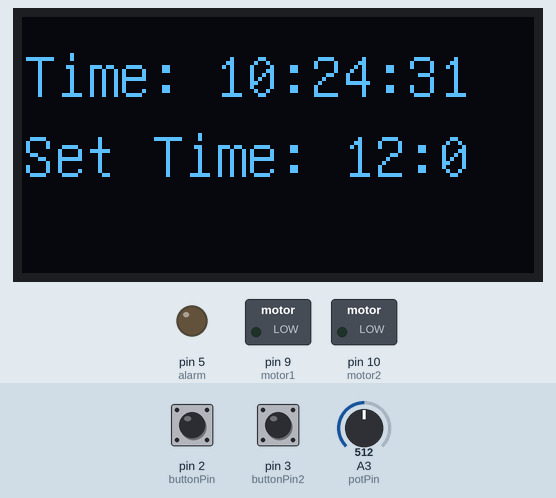
Recording of a sketch running on a simulated Arduino Uno, built with avr-gcc and run on an emulated ATmega328P. Parts: 128×64 one-colour display, switched loads named in the sketch (green lamp = pin HIGH), output pins drawn as LEDs (lit = HIGH). The inputs (shaded band) are chosen by the test bench; at power-on: A3 (potPin) = 512, pin 3 (buttonPin2) HIGH, pin 2 (buttonPin) HIGH. The local clock reads 2024-03-15 10:24:30 at power-on unless the sketch sets it.

Above: at 2.0 s.
2.1 s: A3 (potPin) set to 716
At 3.4 s:
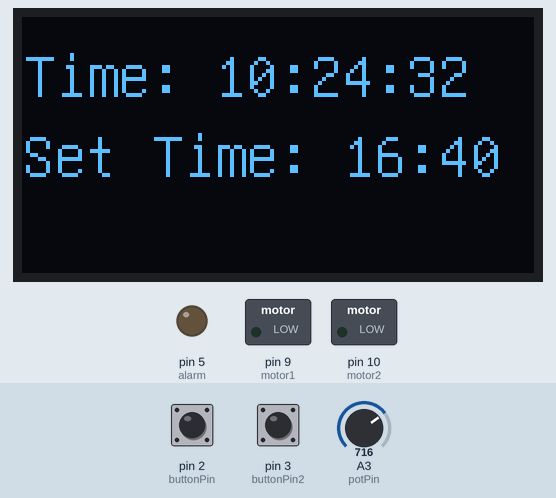
5.6 s: A3 (potPin) set to 900
At 7.0 s:
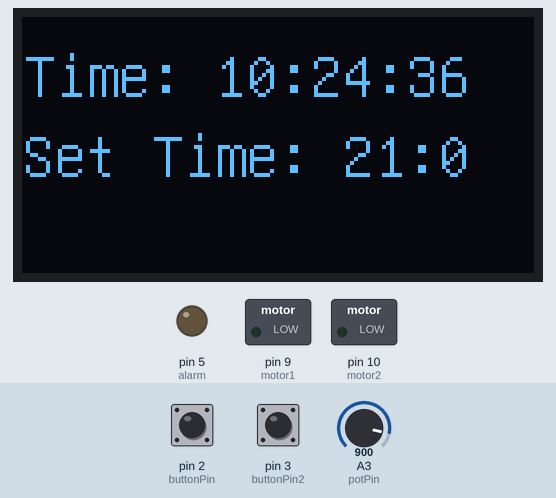
9.4 s: pin 3 (buttonPin2) pulled LOW for 1.55 s
15.5 s: A3 (potPin) set to 1023
At 17.3 s:
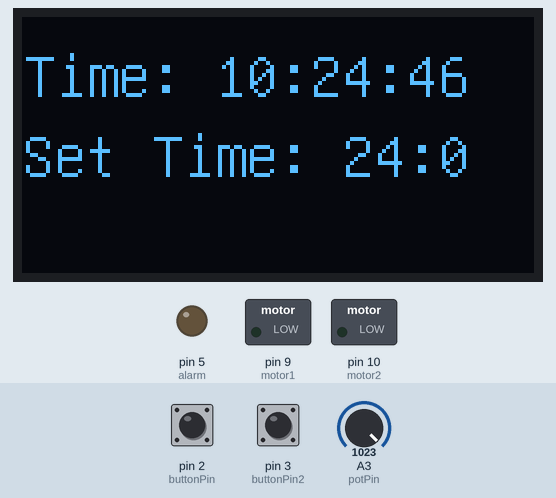
Timing chart, 0 to 18.8 s (numbered marks = the images above; inputs shaded):
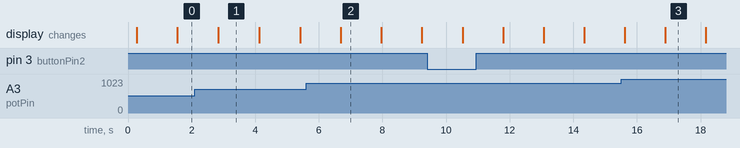

The sketch:

Alarm_Clock.ino
```cpp
/*
   Project: Arduino Alarm Clock
   Author: Leo Santaella Prenne
   Date: 25/02/07
   Description: This program sets an alarm using an RTC module,
   displays time on an OLED, and activates a buzzer and motors.
*/

#include <Wire.h>         // Library for I2C communication
#include <RTClib.h>       // Library for RTC module
#include "U8glib.h"       // Library for OLED display

#define SCREEN_WIDTH 128  // OLED screen width
#define SCREEN_HEIGHT 64  // OLED screen height

RTC_DS3231 rtc;  // Create RTC object
U8GLIB_SSD1306_128X64 u8g(U8G_I2C_OPT_NO_ACK); // Initialize OLED display

// Define pin connections
const int potPin = A3;        // Potentiometer for setting time
const int buttonPin = 2;      // Button to confirm alarm time
const int buttonPin2 = 3;     // Button to stop the alarm
const int alarm = 5;          // Buzzer for alarm sound
const int motor1 = 9;         // Motor control pin 1
const int motor2 = 10;        // Motor control pin 2

// Variables for alarm time and status
int selectedTime = 0;
bool timeLocked = false; // Time is not locked

void setup() {
  Serial.begin(9600);         // Start serial communication for debugging
  pinMode(alarm, OUTPUT);     // Set buzzer pin as output
  pinMode(buttonPin, INPUT);  // Set button 1 as input
  pinMode(buttonPin2, INPUT); // Set button 2 as input
  pinMode(motor1, OUTPUT);    // Set motor pin 1 as output
  pinMode(motor2, OUTPUT);    // Set motor pin 2 as output

  // Check if RTC module is working
  if (!rtc.begin()) {
    Serial.println("RTC could not start!"); // Print error message if RTC fails
    while (1);
  }
}

void loop() {
  // Get current time from RTC module
  DateTime now = rtc.now();

  // Allow the user to set the alarm time using the potentiometer
  if (!timeLocked) {
    selectedTime = (analogRead(potPin) / 1023.0) * 1440; // Convert potentiometer value to minutes (24h format)
       selectedTime = (selectedTime / 10) * 10; // Round to nearest 10 min
  }

  // If button 1 is pressed, lock the selected time
  if (digitalRead(buttonPin) == LOW) {
    timeLocked = true;
  }

  // Convert current time to minutes for comparison
  int currentMinutes = now.hour() * 60 + now.minute();

  // If alarm time is reached, activate the buzzer and motors
  if (timeLocked && currentMinutes == selectedTime) {
    tone(alarm, 1000);         // Activate buzzer at 1000 Hz
    digitalWrite(motor1, HIGH); // Turn on motor 1
    digitalWrite(motor2, HIGH); // Turn on motor 2
  }

  // If button 2 is pressed, turn off alarm and motors
  if (digitalRead(buttonPin2) == LOW) {
    noTone(alarm);            // Stop buzzer
    digitalWrite(motor1, LOW); // Turn off motor 1
    digitalWrite(motor2, LOW); // Turn off motor 2
  }

  // Update the OLED display
  oledWrite(now.hour(), now.minute(), now.second(), selectedTime);

  delay(1000); // Wait 1 second before updating again
}

// Function to display current time and alarm time on OLED screen
void oledWrite(int hour, int minute, int second, int selectedTime) {
  u8g.firstPage();
  do {
    u8g.setFont(u8g_font_unifont); // Set font for OLED text
    u8g.setPrintPos(0, 20);  // Set cursor position
    u8g.print("Time: " + String(hour) + ":" + String(minute) + ":" + String(second)); // Print current time

    u8g.setPrintPos(0, 40);  // Set cursor position
    u8g.print("Set Time: " + String(selectedTime / 60) + ":" + String(selectedTime % 60)); // Print selected alarm time
  } while (u8g.nextPage());  // Refresh OLED display
}
```

Measured:
- what the display in image 2 shows lasts 1.3 s, from 6.7 s to 8.0 s
